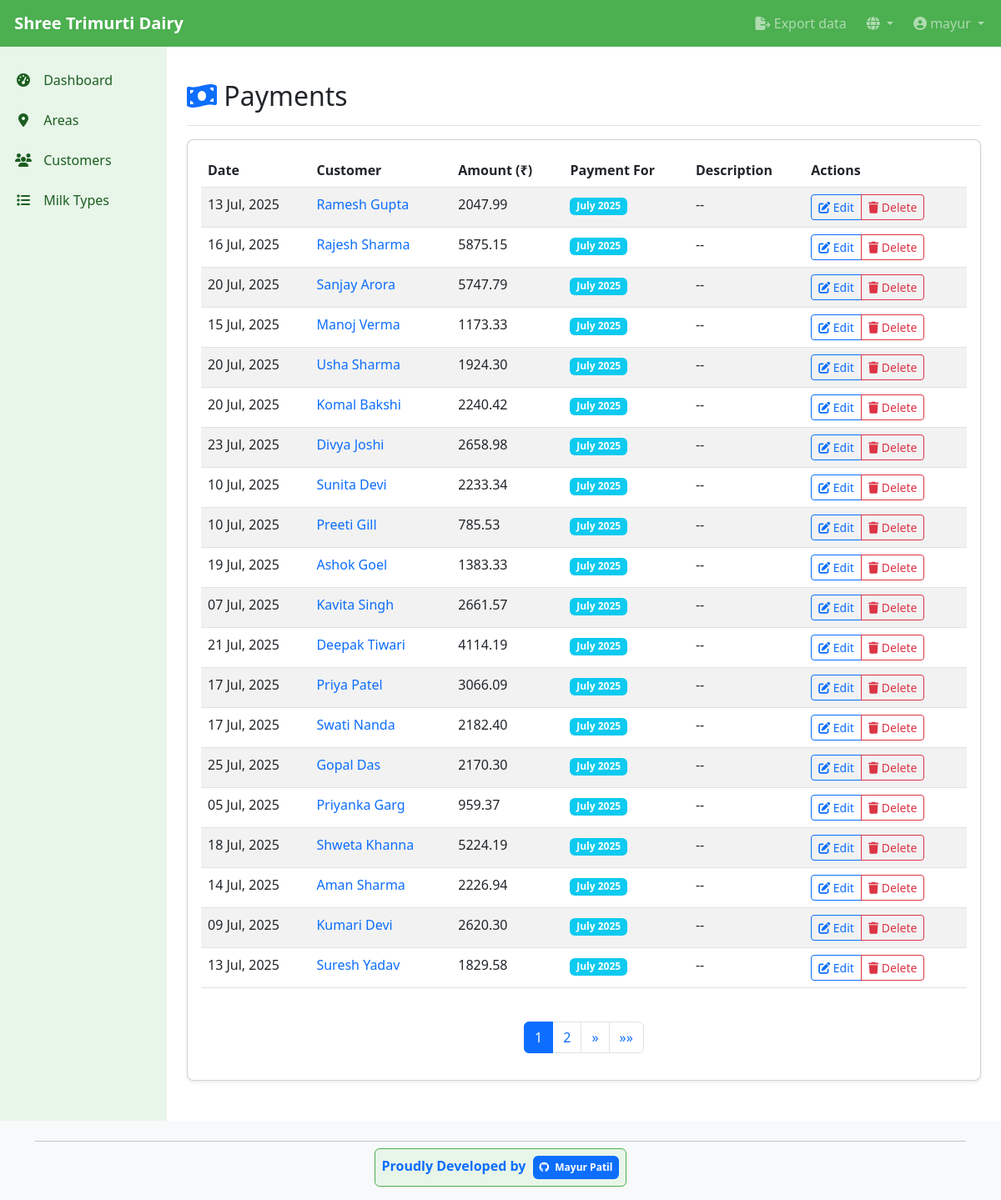
The app's page /en/dairy/payments/ (signed in), older data.
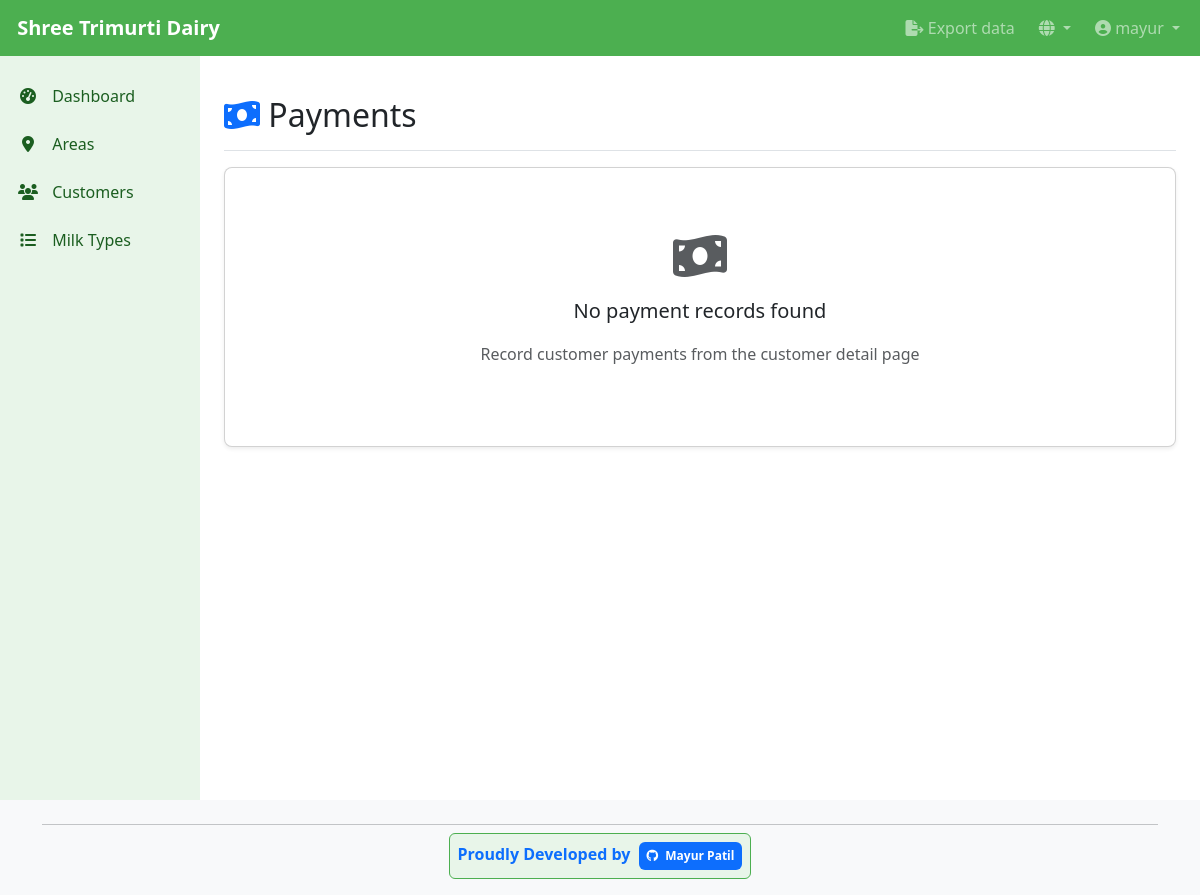
The same page, newer data.
### dairy_app/models.py (models this page shows, shortened)
class Payment(models.Model):
    user = models.ForeignKey(User, on_delete=models.CASCADE, related_name='payments')
    customer = models.ForeignKey(Customer, on_delete=models.CASCADE, related_name='payments')
    date = models.DateField(default=timezone.now)
    amount = models.DecimalField(max_digits=10, decimal_places=2)
    description = models.CharField(max_length=255, blank=True, null=True)
    payment_for_month = models.IntegerField(null=True, blank=True,
                                           help_text=_('Month number (1-12) this payment is for'))
    payment_for_year = models.IntegerField(null=True, blank=True,
                                          help_text=_('Year this payment is for'))
    created_at = models.DateTimeField(auto_now_add=True)
    updated_at = models.DateTimeField(auto_now=True)
    class Meta:
        ordering = ['-date']

class Customer(models.Model):
    user = models.ForeignKey(User, on_delete=models.CASCADE, related_name='customers')
    name = models.CharField(max_length=200)
    address = models.TextField(blank=True, null=True)
    phone = models.CharField(max_length=20, blank=True, null=True)
    milk_types = models.ManyToManyField(MilkType, related_name='customers')
    area = models.ForeignKey(Area, on_delete=models.SET_NULL, null=True, blank=True, related_name='customers')
    date_joined = models.DateTimeField(auto_now_add=True)
    delivery_order = models.PositiveIntegerField(default=0, help_text=_('Order for delivery route within area'))
    class Meta:
        ordering = ['area', 'delivery_order', 'name']

### dairy_app/views.py (the view)
# urls.py: path('payments/', views.PaymentListView.as_view(), name='payment_list'),
class PaymentListView(LoginRequiredMixin, ListView):
    model = Payment
    template_name = 'dairy_app/payment_list.html'
    context_object_name = 'payments'
    paginate_by = 20
    def get_queryset(self):
        return Payment.objects.all().order_by('-created_at')

### dairy_app/templatetags/dict_filters.py (called while the page is built)
@register.filter(name='month_name')
def get_month_name(month_number):
    from calendar import month_name
    try:
        month = int(month_number)
        if 1 <= month <= 12:
            return month_name[month]
        return ""
    except (ValueError, TypeError):
        return ""

### dairy_app/templates/dairy_app/payment_list.html (shortened to what the changed rows need)
{% extends 'base.html' %}
{% load i18n %}
{% load dict_filters %}
{% block content %}
<div class="d-flex justify-content-between flex-wrap flex-md-nowrap align-items-center pt-3 pb-2 mb-3 border-bottom">
    <h1 class="h2"><i class="fas fa-money-bill-wave text-primary"></i> {% trans "Payments" %}</h1>
</div>
<div class="card">
    <div class="card-body">
        {% if payments %}
        <div class="table-responsive">
            <table class="table table-striped table-hover">
                <thead>
                    <tr>
                        <th>{% trans "Date" %}</th>
                        <th>{% trans "Customer" %}</th>
                        <th>{% trans "Amount" %} (₹)</th>
                        <th>{% trans "Payment For" %}</th>
                        <th>{% trans "Description" %}</th>
                        <th>{% trans "Actions" %}</th>
                    </tr>
                </thead>
                <tbody>
                    {% for payment in payments %}
                    <tr>
                        <td>{{ payment.date|date:"d M, Y" }}</td>
                        <td>
                            <a href="{% url 'customer_detail' payment.customer.id %}" class="text-decoration-none">
                                {{ payment.customer.name }}
                            </a>
                        </td>
                        <td>{{ payment.amount|floatformat:2 }}</td>
                        <td>
                            {% if payment.payment_for_month and payment.payment_for_year %}
                                <span class="badge bg-info">
                                    {% with month_name=payment.payment_for_month|month_name %}
                                    {{ month_name }} {{ payment.payment_for_year }}
                                    {% endwith %}
                                </span>
                            {% else %}
                                <span class="badge bg-secondary">{% trans "Not specified" %}</span>
                            {% endif %}
                        </td>
                        <td>{{ payment.description|default:"--"|truncatechars:50 }}</td>
                        <td>
                            <div class="btn-group btn-group-sm">
                                <a href="{% url 'payment_edit' payment.id %}" class="btn btn-outline-primary">
                                    <i class="fas fa-edit"></i> {% trans "Edit" %}
                                </a>
                                <a href="{% url 'payment_delete' payment.id %}" class="btn btn-outline-danger">
                                    <i class="fas fa-trash"></i> {% trans "Delete" %}
                                </a>
                            </div>
                        </td>
                    </tr>
                    {% endfor %}
                </tbody>
            </table>
        </div>
        {% if is_paginated %}
        <nav aria-label="Page navigation" class="mt-4">
            <ul class="pagination justify-content-center">
                {% for num in page_obj.paginator.page_range %}
                    {% if page_obj.number == num %}
                    <li class="page-item active">
                        <span class="page-link">{{ num }} <span class="sr-only">({% trans "current" %})</span></span>
                    </li>
                    {% elif num > page_obj.number|add:'-3' and num < page_obj.number|add:'3' %}
                    <li class="page-item"><a class="page-link" href="?page={{ num }}">{{ num }}</a></li>
                    {% endif %}
                {% endfor %}
                {% if page_obj.has_next %}
                <li class="page-item">
                    <a class="page-link" href="?page={{ page_obj.next_page_number }}" aria-label="Next">
                        <span aria-hidden="true">&raquo;</span>
                    </a>
                </li>
                <li class="page-item">
                    <a class="page-link" href="?page={{ page_obj.paginator.num_pages }}" aria-label="Last">
                        <span aria-hidden="true">&raquo;&raquo;</span>
                    </a>
                </li>
                {% endif %}
            </ul>
        </nav>
        {% endif %}
        {% else %}
        <div class="text-center py-5">
            <i class="fas fa-money-bill-wave fa-3x text-muted mb-3"></i>
            <p class="lead">{% trans "No payment records found" %}</p>
            <p class="text-muted">{% trans "Record customer payments from the customer detail page" %}</p>
        </div>
        {% endif %}
    </div>
</div>
{% endblock %}

Row changes from the older to the newer data that the page shows:
removed Payment: date "13 Jul, 2025", customer.name "Ramesh Gupta", amount "2047.99", payment "July", payment_for_year "2025", description "--"
removed Payment: date "16 Jul, 2025", customer.name "Rajesh Sharma", amount "5875.15", payment "July", payment_for_year "2025", description "--"
removed Payment: date "20 Jul, 2025", customer.name "Sanjay Arora", amount "5747.79", payment "July", payment_for_year "2025", description "--"
removed Payment: date "15 Jul, 2025", customer.name "Manoj Verma", amount "1173.33", payment "July", payment_for_year "2025", description "--"
removed Payment: date "20 Jul, 2025", customer.name "Usha Sharma", amount "1924.30", payment "July", payment_for_year "2025", description "--"
removed Payment: date "20 Jul, 2025", customer.name "Komal Bakshi", amount "2240.42", payment "July", payment_for_year "2025", description "--"
removed Payment: date "23 Jul, 2025", customer.name "Divya Joshi", amount "2658.98", payment "July", payment_for_year "2025", description "--"
removed Payment: date "10 Jul, 2025", customer.name "Sunita Devi", amount "2233.34", payment "July", payment_for_year "2025", description "--"
removed Payment: date "10 Jul, 2025", customer.name "Preeti Gill", amount "785.53", payment "July", payment_for_year "2025", description "--"
removed Payment: date "19 Jul, 2025", customer.name "Ashok Goel", amount "1383.33", payment "July", payment_for_year "2025", description "--"
removed Payment: date "07 Jul, 2025", customer.name "Kavita Singh", amount "2661.57", payment "July", payment_for_year "2025", description "--"
removed Payment: date "21 Jul, 2025", customer.name "Deepak Tiwari", amount "4114.19", payment "July", payment_for_year "2025", description "--"
removed Payment: date "17 Jul, 2025", customer.name "Priya Patel", amount "3066.09", payment "July", payment_for_year "2025", description "--"
removed Payment: date "17 Jul, 2025", customer.name "Swati Nanda", amount "2182.40", payment "July", payment_for_year "2025", description "--"
removed Payment: date "25 Jul, 2025", customer.name "Gopal Das", amount "2170.30", payment "July", payment_for_year "2025", description "--"
removed Payment: date "05 Jul, 2025", customer.name "Priyanka Garg", amount "959.37", payment "July", payment_for_year "2025", description "--"
removed Payment: date "18 Jul, 2025", customer.name "Shweta Khanna", amount "5224.19", payment "July", payment_for_year "2025", description "--"
removed Payment: date "14 Jul, 2025", customer.name "Aman Sharma", amount "2226.94", payment "July", payment_for_year "2025", description "--"
removed Payment: date "09 Jul, 2025", customer.name "Kumari Devi", amount "2620.30", payment "July", payment_for_year "2025", description "--"
removed Payment: date "13 Jul, 2025", customer.name "Suresh Yadav", amount "1829.58", payment "July", payment_for_year "2025", description "--"
Text that changed along with them:
text no longer shown: "Date Customer Amount (₹) Payment For Description Actions » »»"
text now shown: "No payment records found Record customer payments from the customer detail page"
list line gone: "1"
list line gone: "2"
